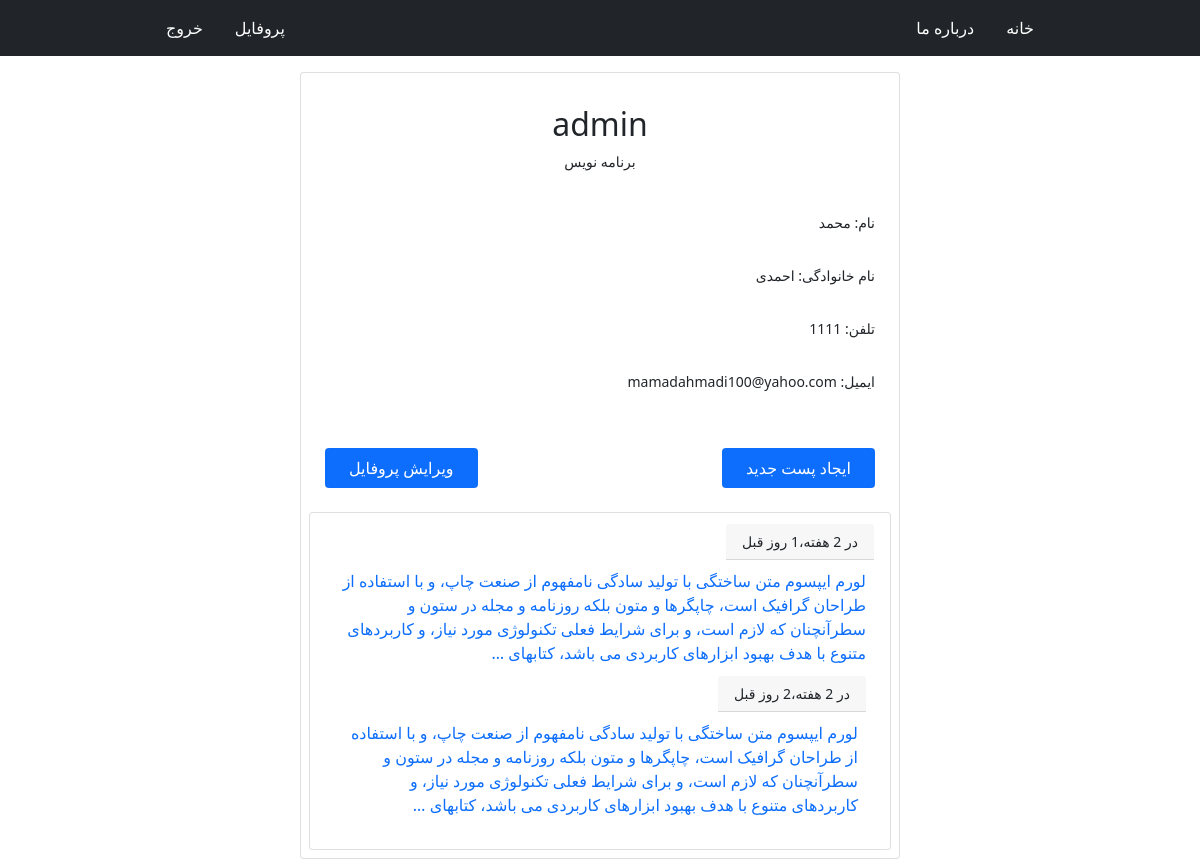
The app's page /account/profile/1/ (signed in) with its own data.
### account/models.py (models this page shows, shortened)
class Profile(models.Model):
    user = models.OneToOneField(User, on_delete=models.CASCADE)
    bio = models.TextField(null=True, blank=True)
    age = models.PositiveSmallIntegerField(null=True, blank=True)
    phone = models.PositiveIntegerField(null=True, blank=True, unique=True)

### posts/models.py (models this page shows, shortened)
class Post(models.Model):
    user = models.ForeignKey(User, on_delete=models.CASCADE)
    body = models.TextField(max_length=800)
    slug = models.SlugField(max_length=50, unique=True)
    created = models.DateTimeField(auto_now_add=True)
    def get_absolute_url(self):
        return reverse('posts:post_detail', args=[self.created.year, self.created.month, self.created.day, self.slug])
    class Meta:
        ordering = ('-created',)

### account/views.py (the view)
# urls.py: path('profile/<int:user_id>/', user_profile, name='profile'),
@login_required
def user_profile(request, user_id):
    user = get_object_or_404(User, pk=user_id)
    posts = Post.objects.filter(user=user)
    relation = Relation.objects.filter(from_user=request.user, to_user=user)
    is_following = False
    if relation.exists():
        is_following = True
    self_profile = False
    if request.user.id == user_id:
        self_profile = True
    return render(request, 'account/user_profile.html',
                  {'user': user, 'posts': posts, 'self_profile': self_profile, 'is_following': is_following})

### account/templates/account/user_profile.html (shortened to what this page needs)
{% extends 'base.html' %}
{% load static %}
{% block content %}<br>
    <h2 class="text-center">{{ user.username }}</h2>
    <small class="text-center">{{ user.profile.bio }}</small><br>
    <small class="m-3"> نام: {{ user.first_name }}</small>
    <small class="m-3"> نام خانوادگی: {{ user.last_name }}</small>
    <small class="m-3"> تلفن: {{ user.profile.phone }}</small>
    <small class="m-3"> ایمیل: {{ user.email }}</small><br>
    {% if request.user.is_authenticated %}
        {% if self_profile %}
            <div class="d-flex justify-content-between m-3">
                <a class="px-4 py-2 mb-2 bg-primary text-white text-decoration-none rounded"
                   href="{% url 'posts:new_post' request.user.id %}">ایجاد پست جدید</a>
                <a class="px-4 py-2 mb-2 bg-primary text-white text-decoration-none rounded"
                   href="{% url 'account:edit_profile' request.user.id %}">ویرایش پروفایل</a>
            </div>
        {% endif %}
    {% endif %}
    <div class="card p-2">
        {% for post in posts %}
            <div class="p-2">
                <small class="card-header">
                    در {{ post.created|timesince }} قبل
                </small>
                <a class="text-decoration-none text-justify" href="{{ post.get_absolute_url }}">
                    <div class="mt-2 p-2">
                        {{ post.body|safe|truncatewords:"50" }}
                    </div>
                </a>
                {% empty %} توییتی موجود نیست
            </div>
        {% endfor %}
    </div>
{% endblock content %}

### records on screen
Post: created "2 هفته،1 روز", body "لورم ایپسوم متن ساختگی با تولید سادگی نامفهوم از صنعت چاپ، و با استفاده از طراحان گرافیک است، چاپگرها و متون بلکه روزنامه و مجله در ستون و سطرآنچنان که لازم است، و برای شرایط فعلی تکنولوژی مورد نیاز، و کاربردهای متنوع با هدف بهبود ابزارهای کاربردی می باشد، کتابهای …"
Post: created "2 هفته،2 روز", body "لورم ایپسوم متن ساختگی با تولید سادگی نامفهوم از صنعت چاپ، و با استفاده از طراحان گرافیک است، چاپگرها و متون بلکه روزنامه و مجله در ستون و سطرآنچنان که لازم است، و برای شرایط فعلی تکنولوژی مورد نیاز، و کاربردهای متنوع با هدف بهبود ابزارهای کاربردی می باشد، کتابهای …"

### other values on screen
{{ user.username }} "admin"
{{ user.profile.bio }} "برنامه نویس"
{{ user.first_name }} "محمد"
{{ user.last_name }} "احمدی"
{{ user.profile.phone }} "1111"
{{ user.email }} "mamadahmadi100@yahoo.com"
